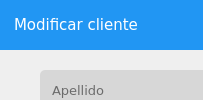
                           <widget class="QWidget" name="clientesModificar">
                            <layout class="QVBoxLayout" name="verticalLayout_26">
                             <property name="spacing">
                              <number>0</number>
                             </property>
                             <property name="leftMargin">
                              <number>0</number>
                             </property>
                             <property name="topMargin">
                              <number>0</number>
                             </property>
                             <property name="rightMargin">
                              <number>0</number>
                             </property>
                             <property name="bottomMargin">
                              <number>0</number>
                             </property>
                             <item>
                              <widget class="QFrame" name="frame_2">
                               <property name="frameShape">
                                <enum>QFrame::NoFrame</enum>
                               </property>
                               <property name="frameShadow">
                                <enum>QFrame::Raised</enum>
                               </property>
                               <layout class="QVBoxLayout" name="verticalLayout_25">
                                <property name="spacing">
                                 <number>0</number>
                                </property>
                                <property name="leftMargin">
                                 <number>0</number>
                                </property>
                                <property name="topMargin">
                                 <number>0</number>
                                </property>
                                <property name="rightMargin">
                                 <number>0</number>
                                </property>
                                <property name="bottomMargin">
                                 <number>0</number>
                                </property>
                                <item>
                                 <widget class="QFrame" name="framesModificarCliente_2">
                                  <property name="minimumSize">
                                   <size>
                                    <width>0</width>
                                    <height>50</height>
                                   </size>
                                  </property>
                                  <property name="maximumSize">
                                   <size>
                                    <width>16777215</width>
                                    <height>50</height>
                                   </size>
                                  </property>
                                  <property name="styleSheet">
                                   <string notr="true">background-color: #2196f3;</string>
                                  </property>
                                  <property name="frameShape">
                                   <enum>QFrame::NoFrame</enum>
                                  </property>
                                  <property name="frameShadow">
                                   <enum>QFrame::Raised</enum>
                                  </property>
                                  <layout class="QHBoxLayout" name="horizontalLayout_9">
                                   <property name="spacing">
                                    <number>0</number>
                                   </property>
                                   <property name="leftMargin">
                                    <number>0</number>
                                   </property>
                                   <property name="topMargin">
                                    <number>0</number>
                                   </property>
                                   <property name="rightMargin">
                                    <number>0</number>
                                   </property>
                                   <property name="bottomMargin">
                                    <number>0</number>
                                   </property>
                                   <item>
                                    <widget class="QLabel" name="lblDos">
                                     <property name="font">
                                      <font>
                                       <family>Verdana</family>
                                       <pointsize>11</pointsize>
                                      </font>
                                     </property>
                                     <property name="styleSheet">
                                      <string notr="true">QLabel{
	background-color: transparent;
	color: #fff;
	padding: 10px;
}</string>
                                     </property>
                                     <property name="text">
                                      <string>Modificar cliente</string>
                                     </property>
                                    </widget>
                                   </item>
                                   <item>
                                    <widget class="QPushButton" name="btnCerrarModificarCliente">
                                     <property name="minimumSize">
                                      <size>
                                       <width>50</width>
                                       <height>0</height>
                                      </size>
                                     </property>
                                     <property name="maximumSize">
                                      <size>
                                       <width>50</width>
                                       <height>16777215</height>
                                      </size>
                                     </property>
                                     <property name="cursor">
                                      <cursorShape>PointingHandCursor</cursorShape>
                                     </property>
                                     <property name="styleSheet">
                                      <string notr="true">QPushButton{
	border: none;
	background-color: transparent;
	padding: 10px;
}
</string>
                                     </property>
                                     <property name="text">
                                      <string/>
                                     </property>
                                     <property name="icon">
                                      <iconset resource="../Iconos/Iconos.qrc">
                                       <normaloff>:/Iconos/cerrar.png</normaloff>:/Iconos/cerrar.png</iconset>
                                     </property>
                                     <property name="iconSize">
                                      <size>
                                       <width>20</width>
                                       <height>20</height>
                                      </size>
                                     </property>
                                    </widget>
                                   </item>
                                  </layout>
                                 </widget>
                                </item>
                                <item>
                                 <widget class="QFrame" name="framesModificarCliente">
                                  <property name="frameShape">
                                   <enum>QFrame::NoFrame</enum>
                                  </property>
                                  <property name="frameShadow">
                                   <enum>QFrame::Raised</enum>
                                  </property>
                                  <widget class="QLineEdit" name="txtApellidoModificarCliente">
                                   <property name="geometry">
                                    <rect>
                                     <x>40</x>
                                     <y>20</y>
                                     <width>420</width>
                                     <height>40</height>
                                    </rect>
                                   </property>
                                   <property name="font">
                                    <font>
                                     <family>Verdana</family>
                                     <pointsize>10</pointsize>
                                    </font>
                                   </property>
                                   <property name="styleSheet">
                                    <string notr="true">QLineEdit{
	background-color: #d7d7d7;
	border: none;
	border-radius: 5px;
	padding: 10px;
}
QLineEdit:focus {
	border: 2px solid rgb(91, 101, 124);
}</string>
                                   </property>
                                   <property name="maxLength">
                                    <number>120</number>
                                   </property>
                                   <property name="placeholderText">
                                    <string>Apellido</string>
                                   </property>
                                   <property name="clearButtonEnabled">
                                    <bool>true</bool>
                                   </property>
                                  </widget>
                                  <widget class="QComboBox" name="cmbTipoDocumentoModificarCliente">
                                   <property name="geometry">
                                    <rect>
                                     <x>40</x>
                                     <y>140</y>
                                     <width>200</width>
                                     <height>40</height>
                                    </rect>
                                   </property>
                                   <property name="font">
                                    <font>
                                     <family>Verdana</family>
                                     <pointsize>10</pointsize>
                                    </font>
                                   </property>
                                   <property name="cursor">
                                    <cursorShape>PointingHandCursor</cursorShape>
                                   </property>
                                   <property name="styleSheet">
                                    <string notr="true">QComboBox{
	background-color: #d7d7d7;
	border-radius: 5px;
	padding-left: 10px;
}
QComboBox:hover  {
	border: 2px solid rgb(91, 101, 124);
}

QComboBox, QAbstractItemView {
	color: #000;	
	background-color: #d7d7d7;
	selection-background-color: #cdcdcd;
	selection-color: #000;
}
QComboBox::drop-down {
    width: 30px;
	padding: 5px;
    image: url(:Iconos/seleccionar.png);
}</string>
                                   </property>
                                   <item>
                                    <property name="text">
                                     <string>Tipo documento</string>
                                    </property>
                                   </item>
                                  </widget>
                                  <widget class="QComboBox" name="cmbProvinciaModificarCliente">
                                   <property name="geometry">
                                    <rect>
                                     <x>40</x>
                                     <y>200</y>
                                     <width>200</width>
                                     <height>40</height>
                                    </rect>
                                   </property>
                                   <property name="font">
                                    <font>
                                     <family>Verdana</family>
                                     <pointsize>10</pointsize>
                                    </font>
                                   </property>
                                   <property name="cursor">
                                    <cursorShape>PointingHandCursor</cursorShape>
                                   </property>
                                   <property name="styleSheet">
                                    <string notr="true">QComboBox{
	background-color: #d7d7d7;
	border-radius: 5px;
	padding-left: 10px;
}
QComboBox:hover  {
	border: 2px solid rgb(91, 101, 124);
}

QComboBox, QAbstractItemView {
	color: #000;	
	background-color: #d7d7d7;
	selection-background-color: #cdcdcd;
	selection-color: #000;
}
QComboBox::drop-down {
    width: 30px;
	padding: 5px;
    image: url(:Iconos/seleccionar.png);
}</string>
                                   </property>
                                   <property name="placeholderText">
                                    <string/>
                                   </property>
                                   <item>
                                    <property name="text">
                                     <string>Provincia</string>
                                    </property>
                                   </item>
                                  </widget>
                                  <widget class="QLineEdit" name="txtNombreModificarCliente">
                                   <property name="geometry">
                                    <rect>
                                     <x>40</x>
                                     <y>80</y>
                                     <width>420</width>
                                     <height>40</height>
                                    </rect>
                                   </property>
                                   <property name="font">
                                    <font>
                                     <family>Verdana</family>
                                     <pointsize>10</pointsize>
                                    </font>
                                   </property>
                                   <property name="styleSheet">
                                    <string notr="true">QLineEdit{
	background-color: #d7d7d7;
	border: none;
	border-radius: 5px;
	padding: 10px;
}
QLineEdit:focus {
	border: 2px solid rgb(91, 101, 124);
}</string>
                                   </property>
                                   <property name="maxLength">
                                    <number>120</number>
                                   </property>
                                   <property name="placeholderText">
                                    <string>Nombre</string>
                                   </property>
                                   <property name="clearButtonEnabled">
                                    <bool>true</bool>
                                   </property>
                                  </widget>
                                  <widget class="QLineEdit" name="txtDocumentoModificarCliente">
                                   <property name="geometry">
                                    <rect>
                                     <x>250</x>
                                     <y>140</y>
                                     <width>210</width>
                                     <height>40</height>
                                    </rect>
                                   </property>
                                   <property name="font">
                                    <font>
                                     <family>Verdana</family>
                                     <pointsize>10</pointsize>
                                    </font>
                                   </property>
                                   <property name="styleSheet">
                                    <string notr="true">QLineEdit{
	background-color: #d7d7d7;
	border: none;
	border-radius: 5px;
	padding: 10px;
}
QLineEdit:focus {
	border: 2px solid rgb(91, 101, 124);
}</string>
                                   </property>
                                   <property name="maxLength">
                                    <number>12</number>
                                   </property>
                                   <property name="placeholderText">
                                    <string>Número de documento</string>
                                   </property>
                                   <property name="clearButtonEnabled">
                                    <bool>true</bool>
                                   </property>
                                  </widget>
                                  <widget class="QLineEdit" name="txtCiudadModificarCliente">
                                   <property name="geometry">
                                    <rect>
                                     <x>250</x>
                                     <y>200</y>
                                     <width>210</width>
                                     <height>40</height>
                                    </rect>
                                   </property>
                                   <property name="font">
                                    <font>
                                     <family>Verdana</family>
                                     <pointsize>10</pointsize>
                                    </font>
                                   </property>
                                   <property name="styleSheet">
                                    <string notr="true">QLineEdit{
	background-color: #d7d7d7;
	border: none;
	border-radius: 5px;
	padding: 10px;
}
QLineEdit:focus {
	border: 2px solid rgb(91, 101, 124);
}</string>
                                   </property>
                                   <property name="maxLength">
                                    <number>120</number>
                                   </property>
                                   <property name="placeholderText">
                                    <string>Ciudad de origen</string>
                                   </property>
                                   <property name="clearButtonEnabled">
                                    <bool>true</bool>
                                   </property>
                                  </widget>
                                  <widget class="QLineEdit" name="txtCorreoModificarCliente">
                                   <property name="geometry">
                                    <rect>
                                     <x>40</x>
                                     <y>260</y>
                                     <width>420</width>
                                     <height>40</height>
                                    </rect>
                                   </property>
                                   <property name="font">
                                    <font>
                                     <family>Verdana</family>
                                     <pointsize>10</pointsize>
                                    </font>
                                   </property>
                                   <property name="styleSheet">
                                    <string notr="true">QLineEdit{
	background-color: #d7d7d7;
	border: none;
	border-radius: 5px;
	padding: 10px;
}
QLineEdit:focus {
	border: 2px solid rgb(91, 101, 124);
}</string>
                                   </property>
                                   <property name="maxLength">
                                    <number>200</number>
                                   </property>
                                   <property name="placeholderText">
                                    <string>Correo electronico</string>
                                   </property>
                                   <property name="clearButtonEnabled">
                                    <bool>true</bool>
                                   </property>
                                  </widget>
                                  <widget class="QLineEdit" name="txtCelularModificarCliente">
                                   <property name="geometry">
                                    <rect>
                                     <x>40</x>
                                     <y>320</y>
                                     <width>420</width>
                                     <height>40</height>
                                    </rect>
                                   </property>
                                   <property name="font">
                                    <font>
                                     <family>Verdana</family>
                                     <pointsize>10</pointsize>
                                    </font>
                                   </property>
                                   <property name="styleSheet">
                                    <string notr="true">QLineEdit{
	background-color: #d7d7d7;
	border: none;
	border-radius: 5px;
	padding: 10px;
}
QLineEdit:focus {
	border: 2px solid rgb(91, 101, 124);
}</string>
                                   </property>
                                   <property name="maxLength">
                                    <number>30</number>
                                   </property>
                                   <property name="placeholderText">
                                    <string>Celular</string>
                                   </property>
                                   <property name="clearButtonEnabled">
                                    <bool>true</bool>
                                   </property>
                                  </widget>
                                  <widget class="QPushButton" name="btnConfirmarModificarCliente">
                                   <property name="geometry">
                                    <rect>
                                     <x>210</x>
                                     <y>390</y>
                                     <width>120</width>
                                     <height>40</height>
                                    </rect>
                                   </property>
                                   <property name="font">
                                    <font>
                                     <family>Verdana</family>
                                     <pointsize>10</pointsize>
                                    </font>
                                   </property>
                                   <property name="cursor">
                                    <cursorShape>PointingHandCursor</cursorShape>
                                   </property>
                                   <property name="focusPolicy">
                                    <enum>Qt::NoFocus</enum>
                                   </property>
                                   <property name="styleSheet">
                                    <string notr="true">QPushButton{
	background-color: #1c1c1c;
	border:none;
	border-radius: 5px;
	color:#fff;
	padding-left: 15px;
	padding-right: 15px;
}
QPushButton:hover{
	background-color: #000000;
}</string>
                                   </property>
                                   <property name="text">
                                    <string>Confirmar</string>
                                   </property>
                                   <property name="icon">
                                    <iconset resource="../Iconos/Iconos.qrc">
                                     <normaloff>:/Iconos/confirmar.png</normaloff>:/Iconos/confirmar.png</iconset>
                                   </property>
                                   <property name="iconSize">
                                    <size>
                                     <width>20</width>
                                     <height>20</height>
                                    </size>
                                   </property>
                                  </widget>
                                  <widget class="QPushButton" name="btnCancelarModificarCliente">
                                   <property name="geometry">
                                    <rect>
                                     <x>340</x>
                                     <y>390</y>
                                     <width>120</width>
                                     <height>40</height>
                                    </rect>
                                   </property>
                                   <property name="font">
                                    <font>
                                     <family>Verdana</family>
                                     <pointsize>10</pointsize>
                                    </font>
                                   </property>
                                   <property name="cursor">
                                    <cursorShape>PointingHandCursor</cursorShape>
                                   </property>
                                   <property name="focusPolicy">
                                    <enum>Qt::NoFocus</enum>
                                   </property>
                                   <property name="styleSheet">
                                    <string notr="true">QPushButton{
	background-color: #7f7f7f;
	border:none;
	border-radius: 5px;
	color:#fff;
	padding-left: 15px;
	padding-right: 15px;
}
QPushButton:hover{
	background-color: #595959
}</string>
                                   </property>
                                   <property name="text">
                                    <string>Cancelar</string>
                                   </property>
                                   <property name="icon">
                                    <iconset resource="../Iconos/Iconos.qrc">
                                     <normaloff>:/Iconos/cancelar.png</normaloff>:/Iconos/cancelar.png</iconset>
                                   </property>
                                   <property name="iconSize">
                                    <size>
                                     <width>20</width>
                                     <height>20</height>
                                    </size>
                                   </property>
                                  </widget>
                                 </widget>
                                </item>
                               </layout>
                              </widget>
                             </item>
                            </layout>
                           </widget>
